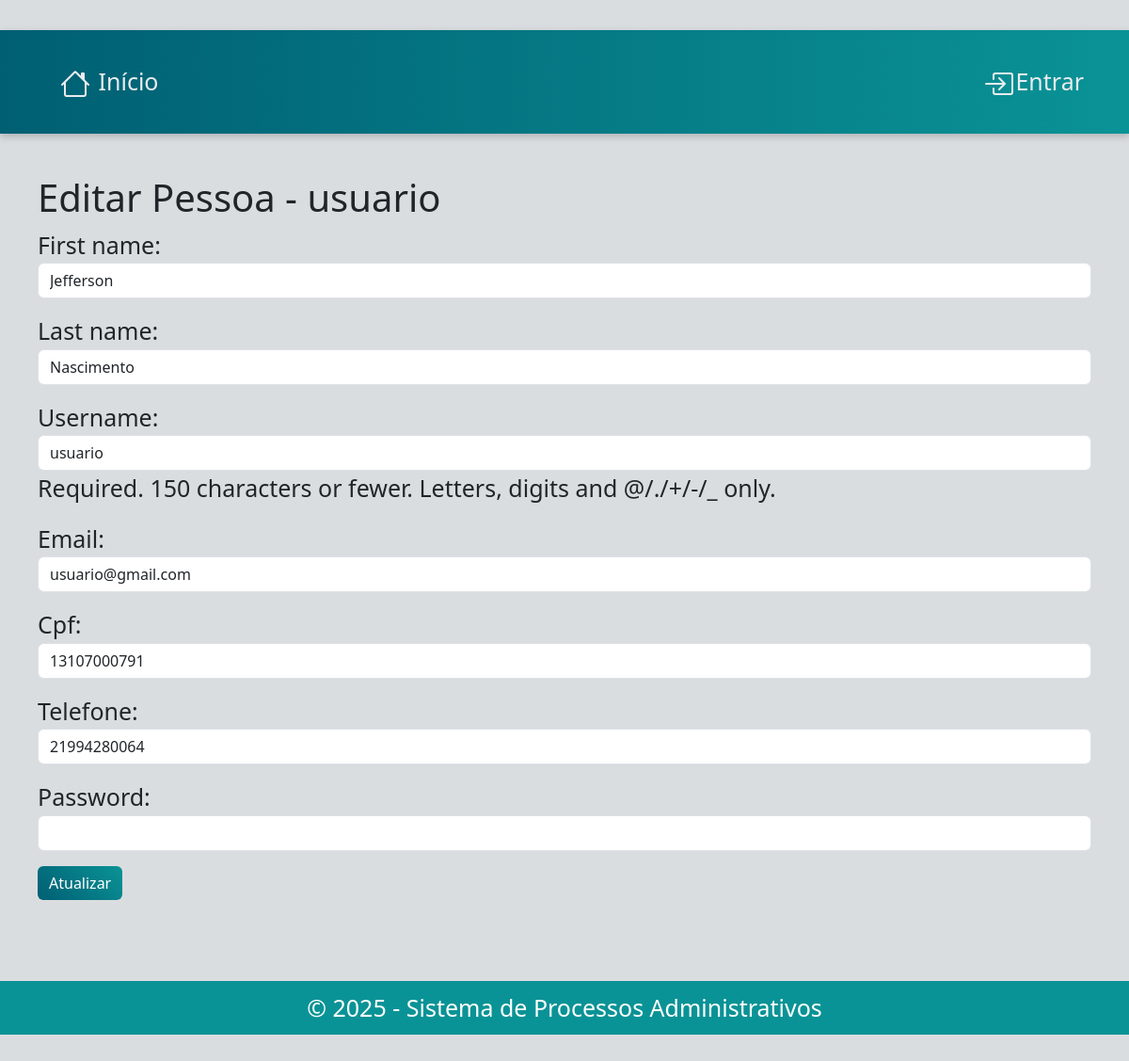
Before: /pessoa/editar/1/ with the older database file.
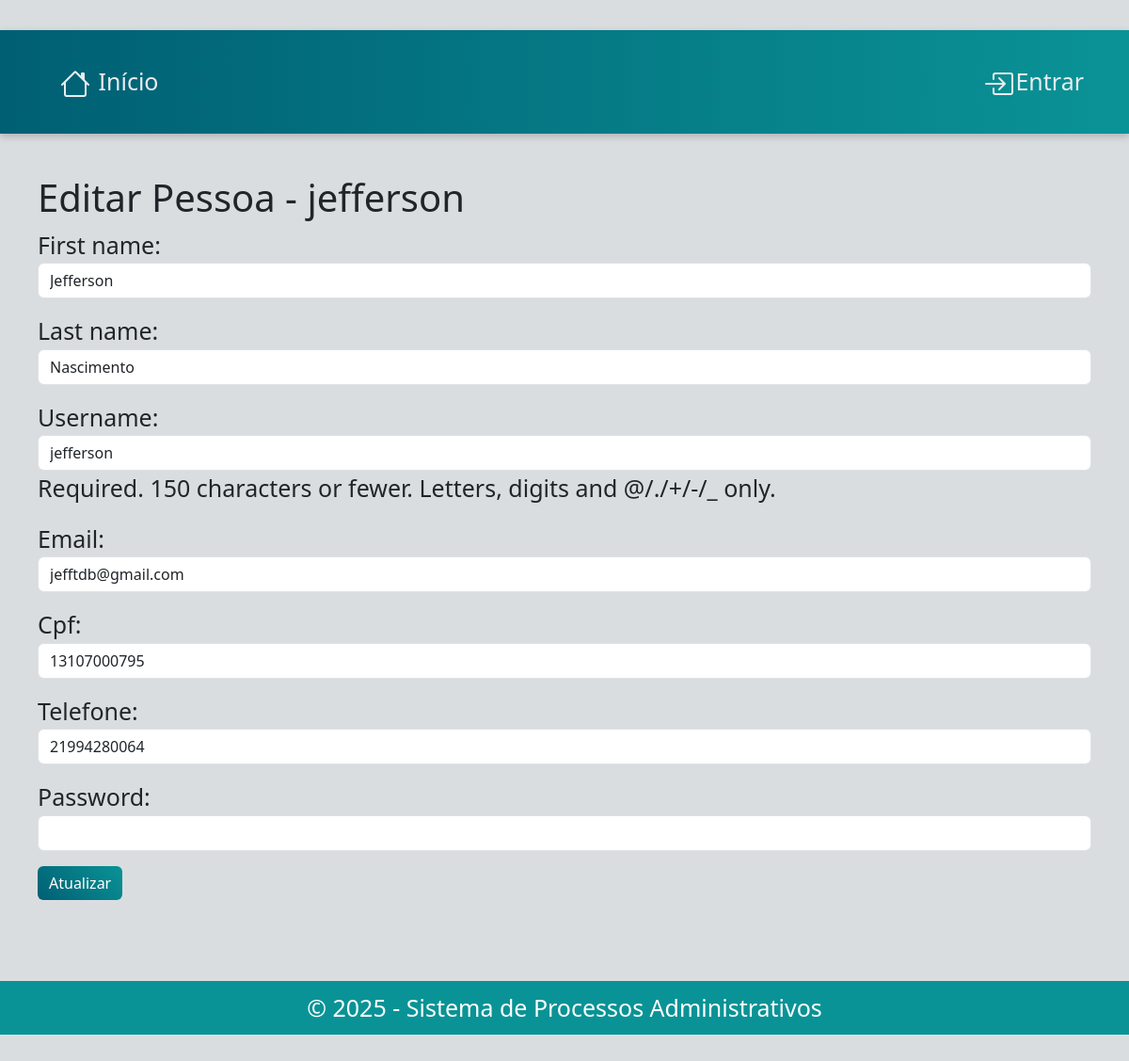
After: the same page with the newer database file.
### pessoa/models.py (models this page shows, shortened)
class Pessoa(AbstractUser):
    cpf = models.CharField(max_length=11, unique=True)
    email = models.CharField(unique=True)
    telefone = models.CharField(max_length=11)

### pessoa/views.py (the view)
# urls.py: path('editar/<int:id>/', views.editar_pessoa, name='editar_pessoa'),
def editar_pessoa(request, id):
    pessoa = get_object_or_404(Pessoa, id=id)
    if request.method == 'POST':
        form = PessoaForm(request.POST, instance=pessoa)
        if form.is_valid():
            pessoa = form.save(commit=False)
            if form.cleaned_data['password']:
                pessoa.set_password(form.cleaned_data['password'])
            pessoa.save()
            messages.success(request, "Pessoa atualizada com sucesso!")
            return redirect('login')
    else:
        form = PessoaForm(instance=pessoa)
    return render(request, 'pessoa/editar_pessoa.html', {'form': form, 'pessoa': pessoa})

### pessoa/forms.py
class PessoaForm(forms.ModelForm):
    class Meta:
        model = Pessoa
        fields = ['first_name', 'last_name', 'username', 'email', 'cpf', 'telefone', 'password']
        widgets = {
            'first_name': forms.TextInput(attrs={'class': 'form-control'}),
            'last_name': forms.TextInput(attrs={'class': 'form-control'}),
            'username': forms.TextInput(attrs={'class': 'form-control'}),
            'email': forms.EmailInput(attrs={'class': 'form-control'}),
            'cpf': forms.TextInput(attrs={'class': 'form-control'}),
            'telefone': forms.TextInput(attrs={'class': 'form-control'}),
            'password': forms.PasswordInput(attrs={'class': 'form-control'}),
        }

### pessoa/templates/pessoa/editar_pessoa.html (shortened to what this page needs)
{% extends "base.html" %}
{% block content %}
<h1>Editar Pessoa - {{ pessoa.username }}</h1>
<form method="post">
    {{ form.as_p }}
    <button class="btn btn-primary mb-3" type="submit">Atualizar</button>
</form>
{% endblock %}

Changed rows visible on the page:
changed Pessoa "Jefferson": username "usuario" → "jefferson"; email "usuario@gmail.com" → "jefftdb@gmail.com"; cpf "13107000791" → "13107000795"
